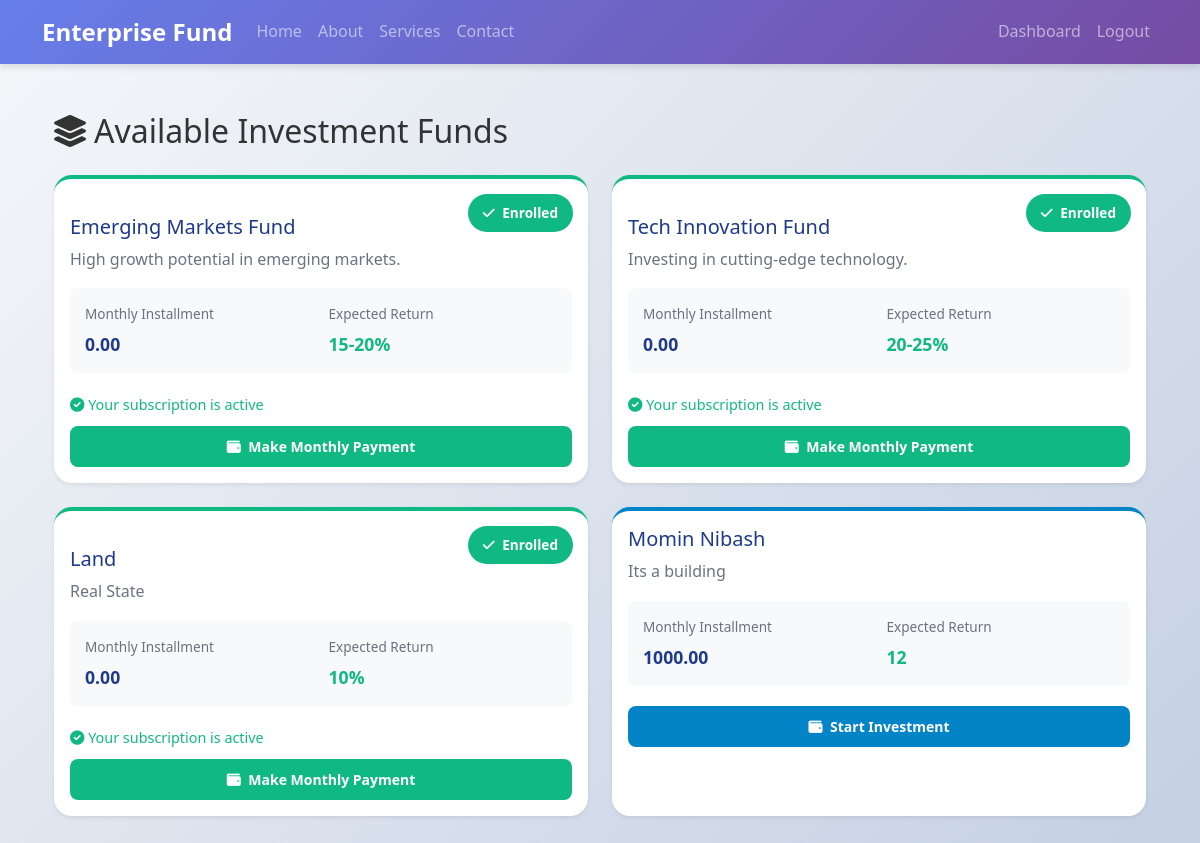
The app's page /accounts/funds/ (signed in), older data.
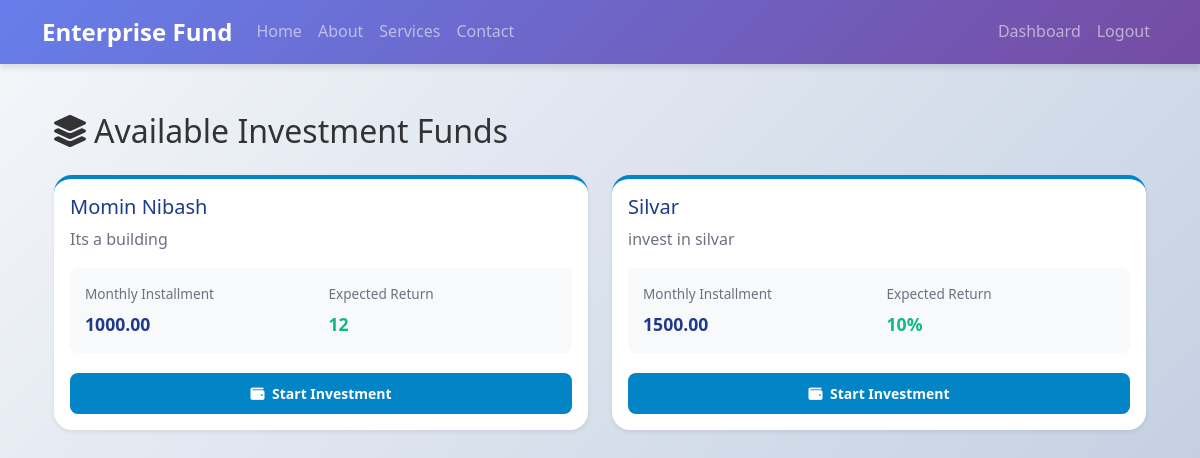
The same page, newer data.
### accounts/models.py (models this page shows, shortened)
class Fund(models.Model):
    STATUS_ACTIVE = 'active'
    STATUS_INACTIVE = 'inactive'
    STATUS_CHOICES = [
        (STATUS_ACTIVE, 'Active'),
        (STATUS_INACTIVE, 'Inactive'),
    ]
    name = models.CharField(max_length=255)
    description = models.TextField()
    expected_return = models.CharField(max_length=100)
    monthly_installment = models.DecimalField(max_digits=10, decimal_places=2, default=0)
    invested_amount = models.DecimalField(max_digits=15, decimal_places=2, default=0)
    status = models.CharField(max_length=50, choices=STATUS_CHOICES, default=STATUS_ACTIVE)
    created_at = models.DateTimeField(auto_now_add=True)

### accounts/views.py (the view)
# urls.py: path('funds/', views.fund_list, name='fund_list'),
@login_required
def fund_list(request):
    funds = Fund.objects.filter(status=Fund.STATUS_ACTIVE)
    funds_with_status = []
    for fund in funds:
        investment = Investment.objects.filter(
            investor=request.user,
            fund=fund
        ).order_by('-invested_date').first()
        fund_data = {
            'fund': fund,
            'investment': investment,
            'is_enrolled': False,
            'status': None,
        }
        if investment:
            fund_data['status'] = investment.status
            if investment.status in [Investment.STATUS_ACTIVE, Investment.STATUS_PENDING]:
                fund_data['is_enrolled'] = True
        funds_with_status.append(fund_data)
    return render(request, 'accounts/fund_list.html', {'funds_with_status': funds_with_status})

### templates/accounts/fund_list.html (shortened to what this page needs)
{% extends 'base.html' %}
{% block content %}
<div class="container my-5">
    <h2 class="mb-4"><i class="fas fa-layer-group me-2"></i>Available Investment Funds</h2>
    <div class="row">
        {% for item in funds_with_status %}
            <div class="col-md-6 mb-4">
                <div class="card shadow-sm" style="border-top: 4px solid {% if item.is_enrolled %}#10b981{% elif item.status == 'failed' %}#ef4444{% else %}#0284c7{% endif %}; height: 100%; position: relative;">
                    {% if item.is_enrolled %}
                        <div style="position: absolute; top: 15px; right: 15px; background: #10b981; color: white; padding: 8px 15px; border-radius: 20px; font-size: 0.85rem; font-weight: 600;">
                            <i class="fas fa-check me-1"></i> Enrolled
                        </div>
                    {% elif item.status == 'pending' %}
                        <div style="position: absolute; top: 15px; right: 15px; background: #f59e0b; color: white; padding: 8px 15px; border-radius: 20px; font-size: 0.85rem; font-weight: 600;">
                            <i class="fas fa-clock me-1"></i> Pending Review
                        </div>
                    {% elif item.status == 'failed' %}
                        <div style="position: absolute; top: 15px; right: 15px; background: #ef4444; color: white; padding: 8px 15px; border-radius: 20px; font-size: 0.85rem; font-weight: 600;">
                            <i class="fas fa-times me-1"></i> Rejected
                        </div>
                    {% endif %}
                    <div class="card-body">
                        <h5 class="card-title" style="margin-top: {% if item.is_enrolled %}20px{% else %}0{% endif %}; color: #1e3a8a;">{{ item.fund.name }}</h5>
                        <p class="card-text" style="color: #6b7280;">{{ item.fund.description }}</p>
                        <div style="background: #f8f9fa; padding: 15px; border-radius: 8px; margin: 15px 0;">
                            <div style="display: grid; grid-template-columns: 1fr 1fr; gap: 15px;">
                                <div>
                                    <p style="font-size: 0.85rem; color: #6b7280; margin-bottom: 5px;">Monthly Installment</p>
                                    <p style="font-size: 1.1rem; font-weight: 700; color: #1e3a8a; margin: 0;">{{ item.fund.monthly_installment }}</p>
                                </div>
                                <div>
                                    <p style="font-size: 0.85rem; color: #6b7280; margin-bottom: 5px;">Expected Return</p>
                                    <p style="font-size: 1.1rem; font-weight: 700; color: #10b981; margin: 0;">{{ item.fund.expected_return }}</p>
                                </div>
                            </div>
                        </div>
                        {% if item.is_enrolled %}
                            <div style="margin-top: 20px;">
                                {% if item.status == 'active' %}
                                    <p style="color: #10b981; font-size: 0.9rem; margin-bottom: 10px;">
                                        <i class="fas fa-check-circle"></i> Your subscription is active
                                    </p>
                                    <a href="{% url 'accounts:investor_pending_payments' %}" class="btn btn-sm w-100" style="background-color: #10b981; color: white; border: none; padding: 10px; border-radius: 8px; font-weight: 600;">
                                        <i class="fas fa-wallet me-1"></i> Make Monthly Payment
                                    </a>
                                {% endif %}
                            </div>
                        {% else %}
                            <div style="margin-top: 20px;">
                                <a href="{% url 'accounts:invest_in_fund' item.fund.pk %}" class="btn btn-sm w-100" style="background-color: #0284c7; color: white; border: none; padding: 10px; border-radius: 8px; font-weight: 600;">
                                    <i class="fas fa-wallet me-1"></i> Start Investment
                                </a>
                            </div>
                        {% endif %}
                    </div>
                </div>
            </div>
        {% empty %}
            <div class="col-md-12">
                <div class="alert alert-info">No funds available at this time.</div>
            </div>
        {% endfor %}
    </div>
</div>
{% endblock %}

### templates/base.html (shortened to what this page needs)
{% load static %}
<!DOCTYPE html>
<html lang="en">
<head>
    <link href="https://cdn.jsdelivr.net/npm/bootstrap@5.3.0/dist/css/bootstrap.min.css" rel="stylesheet">
    <link rel="stylesheet" href="https://cdnjs.cloudflare.com/ajax/libs/font-awesome/6.0.0/css/all.min.css">
    <link rel="stylesheet" href="{% static 'css/style.css' %}">
</head>
<body>
    <nav class="navbar navbar-expand-lg navbar-dark bg-primary">
        <div class="container">
            <a class="navbar-brand" href="{% url 'accounts:home' %}">Enterprise Fund</a>
            <div class="collapse navbar-collapse" id="navbarNav">
                <ul class="navbar-nav me-auto">
                    <li class="nav-item">
                        <a class="nav-link" href="{% url 'accounts:home' %}">Home</a>
                    </li>
                    <li class="nav-item">
                        <a class="nav-link" href="#about">About</a>
                    </li>
                    <li class="nav-item">
                        <a class="nav-link" href="#services">Services</a>
                    </li>
                    <li class="nav-item">
                        <a class="nav-link" href="#contact">Contact</a>
                    </li>
                </ul>
                <ul class="navbar-nav ms-auto">
                    {% if user.is_authenticated %}
                        {% if user.role == 'admin' %}
                            <li class="nav-item">
                                <a class="nav-link" href="{% url 'accounts:admin_dashboard' %}">Admin Dashboard</a>
                            </li>
                        {% else %}
                            <li class="nav-item">
                                <a class="nav-link" href="{% url 'accounts:user_dashboard' %}">Dashboard</a>
                            </li>
                        {% endif %}
                        <li class="nav-item">
                            <a class="nav-link" href="{% url 'accounts:logout' %}">Logout</a>
                        </li>
                    {% endif %}
                </ul>
            </div>
        </div>
    </nav>
    <div class="container mt-4">
        {% block content %}{% endblock %}
    </div>
</body>
</html>

### static/css/style.css (style rules this page uses)
body { font-family: 'Segoe UI', Tahoma, Geneva, Verdana, sans-serif; background: linear-gradient(135deg, #f5f7fa 0%, #c3cfe2 100%); color: #333; line-height: 1.6; }
.navbar { background: linear-gradient(135deg, #667eea 0%, #764ba2 100%); box-shadow: 0 4px 6px rgba(0,0,0,.1); border: none; }
.navbar-brand { font-weight: bold; font-size: 1.5rem; }
.navbar-nav .nav-link { font-weight: 500; transition: color 0.3s ease; }
.card { box-shadow: 0 4px 8px rgba(0,0,0,.1); border: none; border-radius: 10px; transition: transform 0.3s ease, box-shadow 0.3s ease; }
.card { border-radius: 18px !important; overflow: hidden; }

Row changes from the older to the newer data that the page shows:
removed Fund: shows "Enrolled", fund.name "Emerging Markets Fund", fund.description "High growth potential in emerging markets.", fund.monthly_installment "0.00", fund.expected_return "15-20%", shows "Your subscription is active"
removed Fund: shows "Enrolled", fund.name "Tech Innovation Fund", fund.description "Investing in cutting-edge technology.", fund.monthly_installment "0.00", fund.expected_return "20-25%", shows "Your subscription is active"
removed Fund: shows "Enrolled", fund.name "Land", fund.description "Real State", fund.monthly_installment "0.00", fund.expected_return "10%", shows "Your subscription is active"
added Fund: fund.name "Silvar", fund.description "invest in silvar", fund.monthly_installment "1500.00", fund.expected_return "10%", shows "Start Investment"
